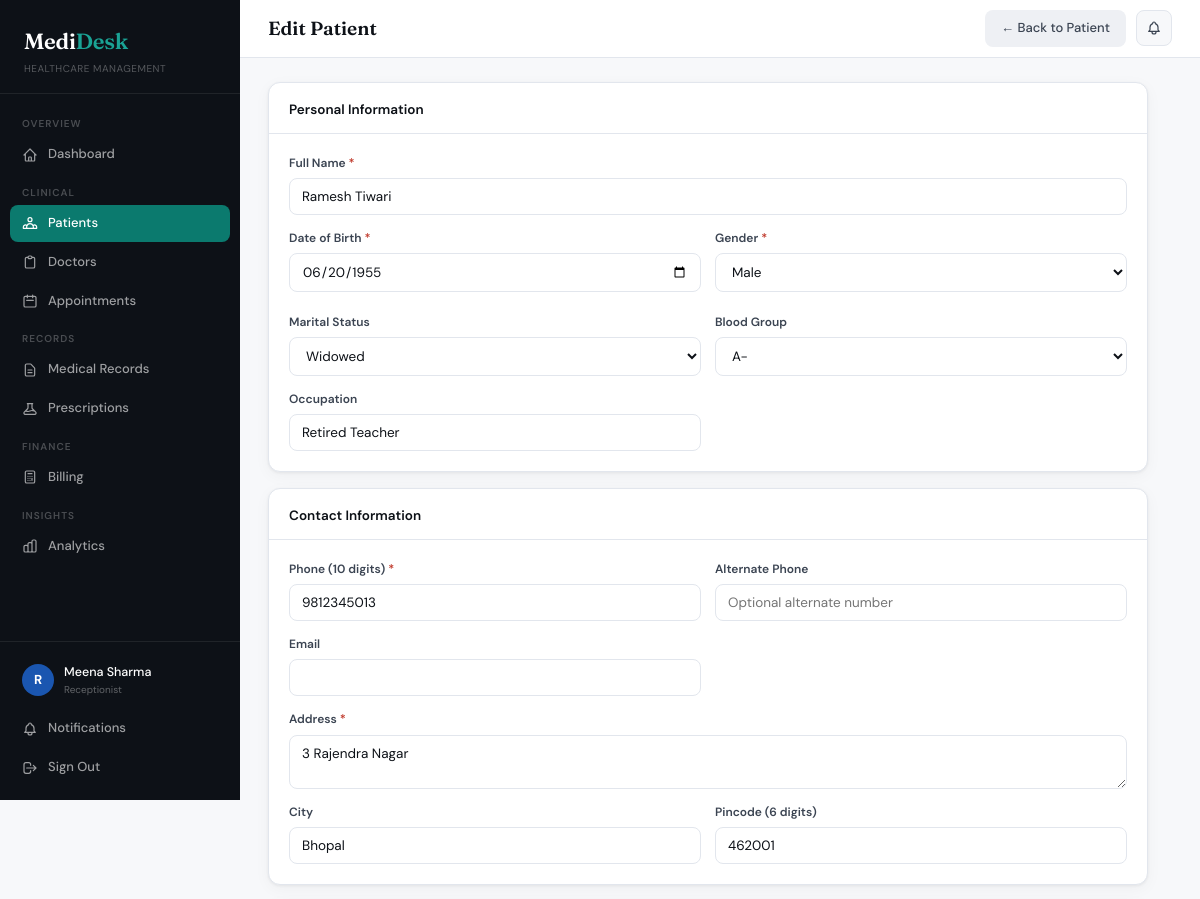
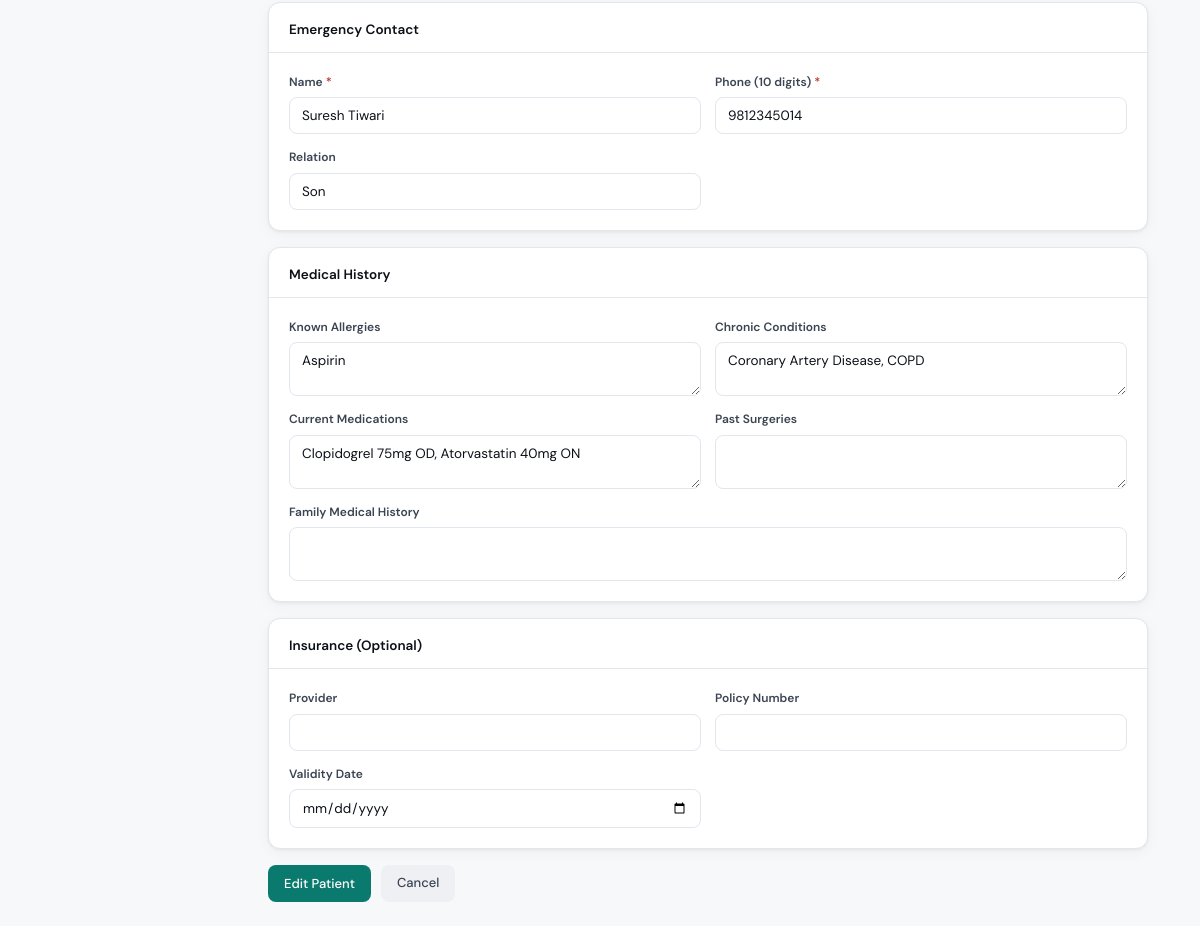
Page /patients/7/edit/ (signed in) on the committed database (2 pictures, top to bottom).
### core/models.py (models this page shows, shortened)
class UserProfile(models.Model):
    ROLE_CHOICES = [
        ('admin', 'Administrator'), ('doctor', 'Doctor'),
        ('receptionist', 'Receptionist'), ('pharmacist', 'Pharmacist'), ('nurse', 'Nurse'),
    ]
    user = models.OneToOneField(User, on_delete=models.CASCADE, related_name='profile')
    role = models.CharField(max_length=20, choices=ROLE_CHOICES, default='receptionist')
    phone = models.CharField(max_length=10, validators=[phone_validator], blank=True)
    is_active_staff = models.BooleanField(default=True)
    created_at = models.DateTimeField(auto_now_add=True)

class Patient(models.Model):
    BLOOD_GROUPS = [('A+','A+'),('A-','A-'),('B+','B+'),('B-','B-'),('O+','O+'),('O-','O-'),('AB+','AB+'),('AB-','AB-')]
    GENDER_CHOICES = [('M','Male'),('F','Female'),('O','Other')]
    MARITAL_STATUS = [('single','Single'),('married','Married'),('divorced','Divorced'),('widowed','Widowed')]
    patient_id = models.CharField(max_length=20, unique=True, blank=True)
    name = models.CharField(max_length=200)
    date_of_birth = models.DateField(validators=[validate_dob])
    gender = models.CharField(max_length=1, choices=GENDER_CHOICES)
    marital_status = models.CharField(max_length=10, choices=MARITAL_STATUS, blank=True)
    blood_group = models.CharField(max_length=3, choices=BLOOD_GROUPS, blank=True)
    phone = models.CharField(max_length=10, validators=[phone_validator])
    alternate_phone = models.CharField(max_length=10, validators=[phone_validator], blank=True)
    email = models.EmailField(blank=True)
    address = models.TextField()
    city = models.CharField(max_length=100, blank=True)
    pincode = models.CharField(max_length=6, blank=True, validators=[pincode_validator])
    occupation = models.CharField(max_length=100, blank=True)
    emergency_contact_name = models.CharField(max_length=200)
    emergency_contact_phone = models.CharField(max_length=10, validators=[phone_validator])
    emergency_contact_relation = models.CharField(max_length=50, blank=True)
    allergies = models.TextField(blank=True)
    chronic_conditions = models.TextField(blank=True)
    current_medications = models.TextField(blank=True)
    past_surgeries = models.TextField(blank=True)
    family_history = models.TextField(blank=True)
    insurance_provider = models.CharField(max_length=200, blank=True)
    insurance_number = models.CharField(max_length=100, blank=True)
    insurance_validity = models.DateField(null=True, blank=True)
    registered_by = models.ForeignKey(User, on_delete=models.SET_NULL, null=True, blank=True, related_name='registered_patients')
    registered_at = models.DateTimeField(auto_now_add=True)
    updated_at = models.DateTimeField(auto_now=True)
    class Meta:
        ordering = ['-registered_at']

### core/views.py (the view)
# urls.py: path('patients/<int:pk>/edit/', views.patient_edit, name='patient_edit'),
@login_required
@role_required('admin', 'receptionist')
def patient_edit(request, pk):
    patient = get_object_or_404(Patient, pk=pk)
    if request.method == 'POST':
        form = PatientForm(request.POST, instance=patient)
        if form.is_valid():
            form.save()
            messages.success(request, 'Patient record updated.')
            return redirect('patient_detail', pk=pk)
    else:
        form = PatientForm(instance=patient)
    return render(request, 'core/patient_form.html', {'form': form, 'title': 'Edit Patient', 'patient': patient})

### core/templates/core/patient_form.html (shortened to what this page needs)
{% extends 'core/base.html' %}
{% block page_title %}<strong>{{ title }}</strong>{% endblock %}
{% block topbar_actions %}
{% if patient %}<a href="/patients/{{ patient.pk }}/" class="btn btn-secondary">← Back to Patient</a>
{% else %}<a href="/patients/" class="btn btn-secondary">← Patients</a>{% endif %}
{% endblock %}
{% block content %}
<div style="max-width:880px;">
  <form method="post" id="patient-form" novalidate>
    <div class="card" style="margin-bottom:16px;">
      <div class="card-header"><div class="card-title">Personal Information</div></div>
      <div class="card-body">
        <div class="form-grid">
          <div class="form-group full"><label class="form-label required">Full Name</label>{{ form.name }}{% if form.name.errors %}<div class="form-error">{{ form.name.errors.0 }}</div>{% endif %}</div>
          <div class="form-group"><label class="form-label required">Date of Birth</label>{{ form.date_of_birth }}{% if form.date_of_birth.errors %}<div class="form-error">{{ form.date_of_birth.errors.0 }}</div>{% endif %}
          </div>
          <div class="form-group"><label class="form-label required">Gender</label>{{ form.gender }}</div>
          <div class="form-group"><label class="form-label">Marital Status</label>{{ form.marital_status }}</div>
          <div class="form-group"><label class="form-label">Blood Group</label>{{ form.blood_group }}</div>
          <div class="form-group"><label class="form-label">Occupation</label>{{ form.occupation }}</div>
        </div>
      </div>
    </div>
    <div class="card" style="margin-bottom:16px;">
      <div class="card-header"><div class="card-title">Contact Information</div></div>
      <div class="card-body">
        <div class="form-grid">
          <div class="form-group">
            <label class="form-label required">Phone (10 digits)</label>
            {{ form.phone }}
          </div>
          <div class="form-group">
            <label class="form-label">Alternate Phone</label>
            {{ form.alternate_phone }}
          </div>
          <div class="form-group"><label class="form-label">Email</label>{{ form.email }}</div>
          <div class="form-group full"><label class="form-label required">Address</label>{{ form.address }}</div>
          <div class="form-group"><label class="form-label">City</label>{{ form.city }}</div>
          <div class="form-group">
            <label class="form-label">Pincode (6 digits)</label>
            {{ form.pincode }}
          </div>
        </div>
      </div>
    </div>
    <div class="card" style="margin-bottom:16px;">
      <div class="card-header"><div class="card-title">Emergency Contact</div></div>
      <div class="card-body">
        <div class="form-grid">
          <div class="form-group"><label class="form-label required">Name</label>{{ form.emergency_contact_name }}</div>
          <div class="form-group">
            <label class="form-label required">Phone (10 digits)</label>
            {{ form.emergency_contact_phone }}
          </div>
          <div class="form-group"><label class="form-label">Relation</label>{{ form.emergency_contact_relation }}</div>
        </div>
      </div>
    </div>
    <div class="card" style="margin-bottom:16px;">
      <div class="card-header"><div class="card-title">Medical History</div></div>
      <div class="card-body">
        <div class="form-grid">
          <div class="form-group"><label class="form-label">Known Allergies</label>{{ form.allergies }}</div>
          <div class="form-group"><label class="form-label">Chronic Conditions</label>{{ form.chronic_conditions }}</div>
          <div class="form-group"><label class="form-label">Current Medications</label>{{ form.current_medications }}</div>
          <div class="form-group"><label class="form-label">Past Surgeries</label>{{ form.past_surgeries }}</div>
          <div class="form-group full"><label class="form-label">Family Medical History</label>{{ form.family_history }}</div>
        </div>
      </div>
    </div>
    <div class="card" style="margin-bottom:16px;">
      <div class="card-header"><div class="card-title">Insurance (Optional)</div></div>
      <div class="card-body">
        <div class="form-grid">
          <div class="form-group"><label class="form-label">Provider</label>{{ form.insurance_provider }}</div>
          <div class="form-group"><label class="form-label">Policy Number</label>{{ form.insurance_number }}</div>
          <div class="form-group"><label class="form-label">Validity Date</label>{{ form.insurance_validity }}</div>
        </div>
      </div>
    </div>
    <div style="display:flex;gap:10px;">
      <button type="submit" class="btn btn-primary" id="submit-btn">{{ title }}</button>
      <a href="/patients/" class="btn btn-secondary">Cancel</a>
    </div>
  </form>
</div>
{% endblock %}

### core/templates/core/base.html (shortened to what this page needs)
<!DOCTYPE html>
<html lang="en">
<head>
</head>
<body>
{% if user.is_authenticated %}
<aside class="sidebar">
  <div class="sidebar-logo">
    <div class="brand">Medi<span>Desk</span></div>
    <div class="tagline">Healthcare Management</div>
  </div>
  <nav class="sidebar-nav">
    <div class="nav-label">Overview</div>
    <a href="/dashboard/" class="nav-item {% if request.resolver_match.url_name == 'dashboard' %}active{% endif %}">
      <svg fill="none" stroke="currentColor" viewBox="0 0 24 24"><path stroke-linecap="round" stroke-linejoin="round" stroke-width="1.8" d="M3 12l2-2m0 0l7-7 7 7M5 10v10a1 1 0 001 1h3m10-11l2 2m-2-2v10a1 1 0 01-1 1h-3m-6 0a1 1 0 001-1v-4a1 1 0 011-1h2a1 1 0 011 1v4a1 1 0 001 1m-6 0h6"/></svg>
      Dashboard
    </a>
    {% if not user_role == 'pharmacist' %}
    <div class="nav-label">Clinical</div>
    <a href="/patients/" class="nav-item {% if 'patient' in request.resolver_match.url_name %}active{% endif %}">
      Patients
    </a>
    {% endif %}
    {% if user.is_superuser or user_role == 'admin' or user_role == 'receptionist' %}
    <a href="/doctors/" class="nav-item {% if 'doctor' in request.resolver_match.url_name %}active{% endif %}">
      <svg fill="none" stroke="currentColor" viewBox="0 0 24 24"><path stroke-linecap="round" stroke-linejoin="round" stroke-width="1.8" d="M9 5H7a2 2 0 00-2 2v12a2 2 0 002 2h10a2 2 0 002-2V7a2 2 0 00-2-2h-2M9 5a2 2 0 002 2h2a2 2 0 002-2M9 5a2 2 0 012-2h2a2 2 0 012 2"/></svg>
      Doctors
    </a>
    {% endif %}
    {% if not user_role == 'pharmacist' %}
    <a href="/appointments/" class="nav-item {% if 'appointment' in request.resolver_match.url_name %}active{% endif %}">
      <svg fill="none" stroke="currentColor" viewBox="0 0 24 24"><path stroke-linecap="round" stroke-linejoin="round" stroke-width="1.8" d="M8 7V3m8 4V3m-9 8h10M5 21h14a2 2 0 002-2V7a2 2 0 00-2-2H5a2 2 0 00-2 2v12a2 2 0 002 2z"/></svg>
      Appointments
    </a>
    {% endif %}
    {% if not user_role == 'pharmacist' %}
    <div class="nav-label">Records</div>
    <a href="/records/" class="nav-item {% if 'record' in request.resolver_match.url_name %}active{% endif %}">
      <svg fill="none" stroke="currentColor" viewBox="0 0 24 24"><path stroke-linecap="round" stroke-linejoin="round" stroke-width="1.8" d="M9 12h6m-6 4h6m2 5H7a2 2 0 01-2-2V5a2 2 0 012-2h5.586a1 1 0 01.707.293l5.414 5.414a1 1 0 01.293.707V19a2 2 0 01-2 2z"/></svg>
      Medical Records
    </a>
    {% endif %}
    <a href="/prescriptions/" class="nav-item {% if 'prescription' in request.resolver_match.url_name %}active{% endif %}">
      Prescriptions
    </a>
    {% if user.is_superuser or user_role == 'admin' or user_role == 'receptionist' %}
    <div class="nav-label">Finance</div>
    <a href="/billing/" class="nav-item {% if 'bill' in request.resolver_match.url_name %}active{% endif %}">
      <svg fill="none" stroke="currentColor" viewBox="0 0 24 24"><path stroke-linecap="round" stroke-linejoin="round" stroke-width="1.8" d="M9 7h6m0 10v-3m-3 3h.01M9 17h.01M9 14h.01M12 14h.01M15 11h.01M12 11h.01M9 11h.01M7 21h10a2 2 0 002-2V5a2 2 0 00-2-2H7a2 2 0 00-2 2v14a2 2 0 002 2z"/></svg>
      Billing
    </a>
    {% endif %}
    {% if user.is_superuser or user_role == 'admin' or user_role == 'doctor' or user_role == 'receptionist' %}
    <div class="nav-label">Insights</div>
    <a href="/analytics/" class="nav-item {% if request.resolver_match.url_name == 'analytics' %}active{% endif %}">
      Analytics
    </a>
    {% endif %}
  </nav>
  <div class="sidebar-footer">
    <div class="user-block">
      <div class="user-av av-{% if user.is_superuser %}admin{% else %}{{ user_role|default:'admin' }}{% endif %}">
        {{ user.username|first|upper }}
      </div>
      <div>
        <div class="user-name">{{ user.get_full_name|default:user.username }}</div>
        <div class="user-role">
          {% if user.is_superuser %}Administrator
          {% else %}{{ user_profile.get_role_display|default:"Staff" }}{% endif %}
        </div>
      </div>
    </div>
    <a href="/notifications/" class="nav-item {% if request.resolver_match.url_name == 'notifications' %}active{% endif %}">
      Notifications
    </a>
    <a href="/logout/" class="nav-item">
      <svg fill="none" stroke="currentColor" viewBox="0 0 24 24"><path stroke-linecap="round" stroke-linejoin="round" stroke-width="1.8" d="M17 16l4-4m0 0l-4-4m4 4H7m6 4v1a3 3 0 01-3 3H6a3 3 0 01-3-3V7a3 3 0 013-3h4a3 3 0 013 3v1"/></svg>
      Sign Out
    </a>
  </div>
</aside>
<div class="main-wrap">
  <div class="topbar">
    <div class="topbar-title">{% block page_title %}<strong>Dashboard</strong>{% endblock %}</div>
    <div class="topbar-right">
      {% block topbar_actions %}{% endblock %}
      <a href="/notifications/" class="notif-btn" title="Notifications">
      </a>
    </div>
  </div>
  <div class="page-content">
    {% block content %}{% endblock %}
  </div>
</div>
{% else %}
{% block auth_content %}{% endblock %}
{% endif %}
</body>
</html>

### rows in the picture
UserProfile: role "Receptionist"
Patient: name "Ramesh Tiwari", date_of_birth "06/20/1955", gender "Male", marital_status "Widowed", blood_group "A-", occupation "Retired Teacher", phone "9812345013", address "3 Rajendra Nagar", city "Bhopal", pincode "462001", emergency_contact_name "Suresh Tiwari", emergency_contact_phone "9812345014", emergency_contact_relation "Son", allergies "Aspirin", chronic_conditions "Coronary Artery Disease, COPD", current_medications "Clopidogrel 75mg OD, Atorvastatin 40mg ON"

### other values in the picture
{{ user.username|first|upper }} "R"
{{ user.get_full_name|default:user.username }} "Meena Sharma"
{{ title }} "Edit Patient"
